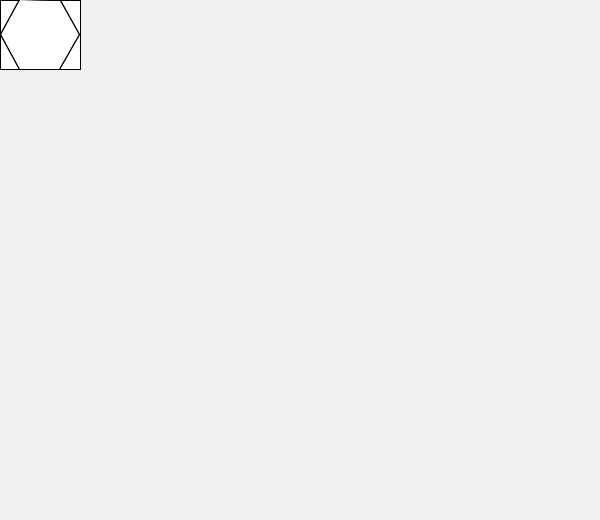
Frame 1 (no input)
Frame 2 (the mouse pressed at the canvas centre, redrawn once): identical to frame 1, image omitted

The Processing sketch that drew this single still picture (run headless with seeded random() and noise(); the mouse was pressed at the canvas centre and the sketch redrawn once):

// Processing sketch: hexagono_en_rectangulo
// ── hexagono_en_rectangulo.pde
float tamannoHex = 40;
float anchoHex = tamannoHex * 2;
float altoHex = sqrt(3) * tamannoHex;

void setup() {
  size(600, 520);
  noLoop();
}

void draw() {
  background(240);
  rect(0,0,anchoHex,altoHex);
  push();
  translate(anchoHex/2,altoHex/2);
  rotate(PI/2);
  drawHexagon(tamannoHex);
  pop();  
}

void drawHexagon(float size) {
  beginShape();
  for (int i = 0; i < 6; i++) {
    float angle = TWO_PI / 6 * i - PI / 6;
    vertex(cos(angle) * size, sin(angle) * size);
  }
  endShape(CLOSE);
  
  // Añadir un borde para mayor claridad
  stroke(0);
  noFill();
  beginShape();
  for (int i = 0; i < 6; i++) {
    float angle = TWO_PI / 6 * i - PI / 6;
    vertex(cos(angle) * size, sin(angle) * size);
  }
  endShape(CLOSE);
}
